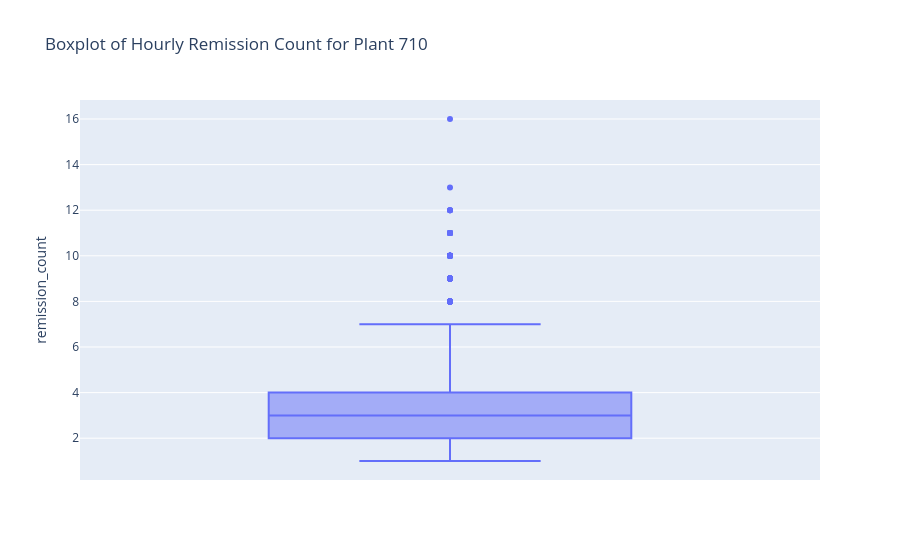

Write notebook code for a chart like this one.
### Markdown cell above
Outlier Fixing

### Code cell
# Plant 710 remission count boxplot (row count) 
plant_710_counts = (
    remissions.loc[remissions["ship_plant_code"] == "710"]
    .groupby(remissions["typed_time"].dt.floor("h"))
    .size()
    .reset_index(name="remission_count")
)

fig = px.box(
    plant_710_counts,
    y="remission_count",
    title="Boxplot of Hourly Remission Count for Plant 710",
)
fig.show()

### Figure 1 — Plotly figure (JSON) as saved in the notebook; plotly's stock layout.template omitted (floating-point values rounded to 4 significant figures; data arrays with more than 128 entries replaced by an {"elided": "..."} marker saying what was removed)
{"data": [{"alignmentgroup": "True", "hovertemplate": "remission_count=%{y}<extra></extra>", "legendgroup": "", "marker": {"color": "#636efa"}, "name": "", "notched": false, "offsetgroup": "", "orientation": "v", "showlegend": false, "type": "box", "x0": " ", "xaxis": "x", "y": {"elided": "13814 int values"}, "y0": " ", "yaxis": "y"}], "layout": {"boxmode": "group", "legend": {"tracegroupgap": 0}, "title": {"text": "Boxplot of Hourly Remission Count for Plant 710"}, "xaxis": {"anchor": "y", "domain": [0, 1]}, "yaxis": {"anchor": "x", "domain": [0, 1], "title": {"text": "remission_count"}}}}
